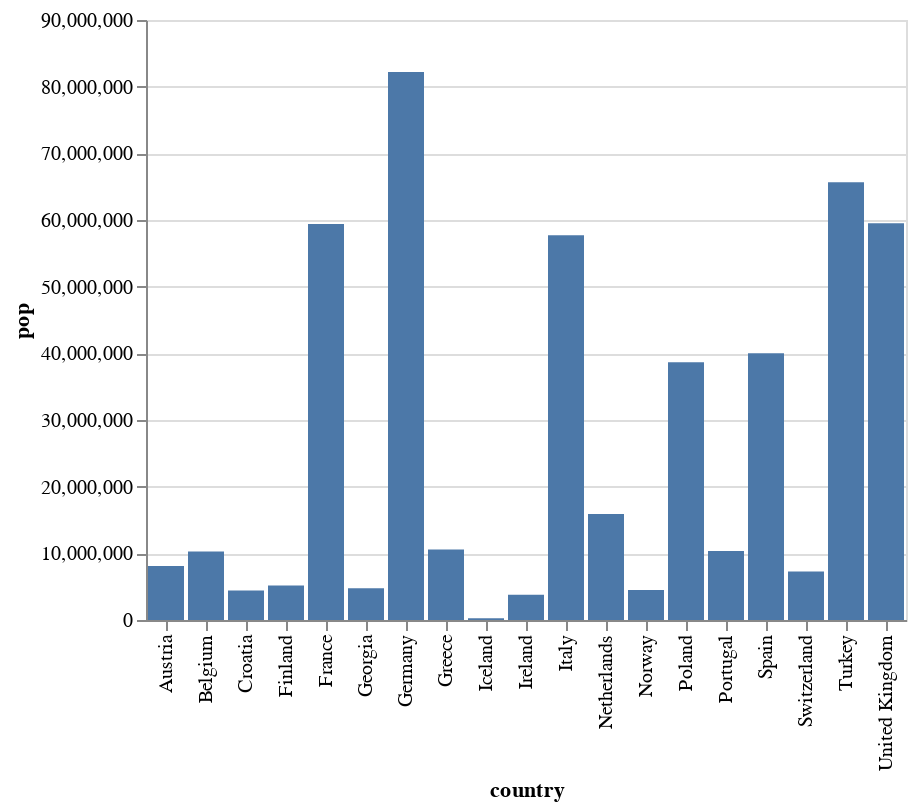

Notebook cell for this chart:
### Markdown cell above
Now, we'll create a bar chart using a line mark (but called `mark_bar()`) with horizontal spatial region based on country name and position on the vertical axis based on population.

### Code cell
alt.Chart(data_2000c1).mark_bar().encode(
    x = 'country:N',
    y = 'pop:Q'
)

### Figure 1 — Vega-Lite specification as saved in the notebook (floating-point values rounded to 4 significant figures)
{"config": {"view": {"continuousWidth": 400, "continuousHeight": 300}}, "data": {"name": "data-e1695a6d51a2bd1f7e4d042654f610de"}, "mark": "bar", "encoding": {"x": {"field": "country", "type": "nominal"}, "y": {"field": "pop", "type": "quantitative"}}, "$schema": "https://vega.github.io/schema/vega-lite/v4.17.0.json", "datasets": {"data-e1695a6d51a2bd1f7e4d042654f610de": [{"year": 2000, "country": "Austria", "cluster": 1, "pop": 8113413, "life_expect": 78.98, "fertility": 1.382}, {"year": 2000, "country": "Belgium", "cluster": 1, "pop": 10263618, "life_expect": 78.32, "fertility": 1.638}, {"year": 2000, "country": "Croatia", "cluster": 1, "pop": 4410830, "life_expect": 74.88, "fertility": 1.348}, {"year": 2000, "country": "Finland", "cluster": 1, "pop": 5168595, "life_expect": 78.37, "fertility": 1.754}, {"year": 2000, "country": "France", "cluster": 1, "pop": 59381628, "life_expect": 79.59, "fertility": 1.883}, {"year": 2000, "country": "Georgia", "cluster": 1, "pop": 4777209, "life_expect": 70.48, "fertility": 1.478}, {"year": 2000, "country": "Germany", "cluster": 1, "pop": 82187909, "life_expect": 78.67, "fertility": 1.346}, {"year": 2000, "country": "Greece", "cluster": 1, "pop": 10559110, "life_expect": 78.26, "fertility": 1.277}, {"year": 2000, "country": "Iceland", "cluster": 1, "pop": 281043, "life_expect": 80.5, "fertility": 1.993}, {"year": 2000, "country": "Ireland", "cluster": 1, "pop": 3791690, "life_expect": 77.78, "fertility": 1.969}, {"year": 2000, "country": "Italy", "cluster": 1, "pop": 57719337, "life_expect": 80.24, "fertility": 1.286}, {"year": 2000, "country": "Netherlands", "cluster": 1, "pop": 15907853, "life_expect": 78.53, "fertility": 1.726}, {"year": 2000, "country": "Norway", "cluster": 1, "pop": 4492400, "life_expect": 79.05, "fertility": 1.801}, {"year": 2000, "country": "Poland", "cluster": 1, "pop": 38654164, "life_expect": 74.67, "fertility": 1.251}, {"year": 2000, "country": "Portugal", "cluster": 1, "pop": 10335597, "life_expect": 77.29, "fertility": 1.454}, {"year": 2000, "country": "Spain", "cluster": 1, "pop": 40016081, "life_expect": 79.78, "fertility": 1.287}, {"year": 2000, "country": "Switzerland", "cluster": 1, "pop": 7266920, "life_expect": 80.62, "fertility": 1.415}, {"year": 2000, "country": "Turkey", "cluster": 1, "pop": 65666677, "life_expect": 70.84, "fertility": 2.23}, {"year": 2000, "country": "United Kingdom", "cluster": 1, "pop": 59522468, "life_expect": 78.47, "fertility": 1.695}]}}
